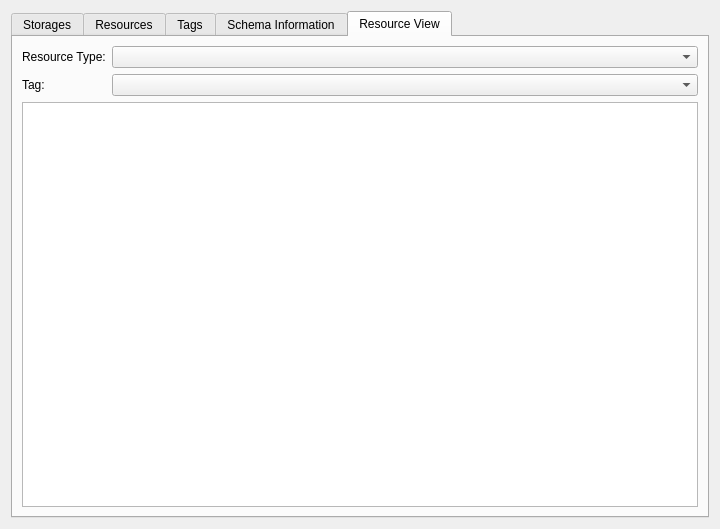
<?xml version="1.0" encoding="UTF-8"?>
<ui version="4.0">
 <author>
    SPDX-FileCopyrightText: none
    SPDX-License-Identifier: GPL-3.0-or-later
  </author>
 <class>WdgDbExplorer</class>
 <widget class="QWidget" name="WdgDbExplorer">
  <property name="minimumSize">
   <size>
    <width>720</width>
    <height>0</height>
   </size>
  </property>
  <layout class="QGridLayout" name="gridLayout">
   <item row="0" column="1">
    <widget class="QTabWidget" name="tabWidget">
     <property name="currentIndex">
      <number>4</number>
     </property>
     <widget class="QWidget" name="tabStorages">
      <attribute name="title">
       <string>Storages</string>
      </attribute>
      <layout class="QVBoxLayout" name="verticalLayout">
       <item>
        <widget class="QTableView" name="tableStorages">
         <attribute name="horizontalHeaderStretchLastSection">
          <bool>true</bool>
         </attribute>
        </widget>
       </item>
      </layout>
     </widget>
     <widget class="QWidget" name="tabResources">
      <attribute name="title">
       <string>Resources</string>
      </attribute>
      <layout class="QFormLayout" name="formLayout_4">
       <item row="0" column="0">
        <widget class="QLabel" name="label">
         <property name="text">
          <string>Resource Type</string>
         </property>
        </widget>
       </item>
       <item row="0" column="1">
        <widget class="QComboBox" name="cmbResourceTypes"/>
       </item>
       <item row="1" column="0" colspan="2">
        <widget class="QTableView" name="tableResources">
         <attribute name="horizontalHeaderStretchLastSection">
          <bool>true</bool>
         </attribute>
        </widget>
       </item>
       <item row="2" column="0" colspan="2">
        <widget class="QWidget" name="wdgResourceData" native="true">
         <layout class="QHBoxLayout" name="horizontalLayout">
          <property name="leftMargin">
           <number>0</number>
          </property>
          <property name="topMargin">
           <number>0</number>
          </property>
          <property name="rightMargin">
           <number>0</number>
          </property>
          <property name="bottomMargin">
           <number>0</number>
          </property>
          <item>
           <widget class="QGroupBox" name="groupBox_2">
            <property name="title">
             <string>Thumbnail</string>
            </property>
            <layout class="QVBoxLayout" name="verticalLayout_2">
             <item>
              <widget class="QLabel" name="lblThumbnail">
               <property name="sizePolicy">
                <sizepolicy hsizetype="Fixed" vsizetype="Fixed">
                 <horstretch>0</horstretch>
                 <verstretch>0</verstretch>
                </sizepolicy>
               </property>
               <property name="minimumSize">
                <size>
                 <width>100</width>
                 <height>100</height>
                </size>
               </property>
               <property name="maximumSize">
                <size>
                 <width>100</width>
                 <height>100</height>
                </size>
               </property>
               <property name="frameShape">
                <enum>QFrame::StyledPanel</enum>
               </property>
               <property name="alignment">
                <set>Qt::AlignCenter</set>
               </property>
              </widget>
             </item>
             <item>
              <spacer name="verticalSpacer">
               <property name="orientation">
                <enum>Qt::Vertical</enum>
               </property>
              </spacer>
             </item>
            </layout>
           </widget>
          </item>
          <item>
           <widget class="QGroupBox" name="groupBox">
            <property name="title">
             <string>Versions</string>
            </property>
            <layout class="QVBoxLayout" name="verticalLayout_6">
             <item>
              <widget class="QTableView" name="tableVersions">
               <attribute name="horizontalHeaderStretchLastSection">
                <bool>true</bool>
               </attribute>
              </widget>
             </item>
            </layout>
           </widget>
          </item>
         </layout>
        </widget>
       </item>
      </layout>
     </widget>
     <widget class="QWidget" name="tabTags">
      <attribute name="title">
       <string>Tags</string>
      </attribute>
      <layout class="QVBoxLayout" name="verticalLayout_4">
       <item>
        <widget class="QTableView" name="tableTags">
         <attribute name="horizontalHeaderStretchLastSection">
          <bool>true</bool>
         </attribute>
        </widget>
       </item>
       <item>
        <widget class="QTableView" name="tableTaggedResources">
         <attribute name="horizontalHeaderStretchLastSection">
          <bool>true</bool>
         </attribute>
        </widget>
       </item>
      </layout>
     </widget>
     <widget class="QWidget" name="tabSchema">
      <attribute name="title">
       <string>Schema Information</string>
      </attribute>
      <layout class="QVBoxLayout" name="verticalLayout_5">
       <item>
        <widget class="QGroupBox" name="groupBox_3">
         <property name="title">
          <string>Initialization</string>
         </property>
         <layout class="QFormLayout" name="formLayout_2">
          <item row="0" column="0">
           <widget class="QLabel" name="label_4">
            <property name="text">
             <string>Database version:</string>
            </property>
           </widget>
          </item>
          <item row="0" column="1">
           <widget class="QLabel" name="lblDatabaseVersion">
            <property name="text">
             <string>TextLabel</string>
            </property>
           </widget>
          </item>
          <item row="1" column="0">
           <widget class="QLabel" name="label_5">
            <property name="text">
             <string>Application version:</string>
            </property>
           </widget>
          </item>
          <item row="1" column="1">
           <widget class="QLabel" name="lblKritaVersion">
            <property name="text">
             <string>TextLabel</string>
            </property>
           </widget>
          </item>
          <item row="2" column="0">
           <widget class="QLabel" name="label_6">
            <property name="text">
             <string>Created:</string>
            </property>
           </widget>
          </item>
          <item row="2" column="1">
           <widget class="QLabel" name="lblCreationDate">
            <property name="text">
             <string>TextLabel</string>
            </property>
           </widget>
          </item>
         </layout>
        </widget>
       </item>
       <item>
        <widget class="QGroupBox" name="grpSchema">
         <property name="title">
          <string>Schema upgrades</string>
         </property>
         <layout class="QVBoxLayout" name="verticalLayout_3">
          <item>
           <widget class="QTableView" name="tableSchema"/>
          </item>
         </layout>
        </widget>
       </item>
      </layout>
     </widget>
     <widget class="QWidget" name="tabResourceView">
      <attribute name="title">
       <string>Resource View</string>
      </attribute>
      <layout class="QFormLayout" name="formLayout_3">
       <item row="0" column="0">
        <widget class="QLabel" name="label_7">
         <property name="text">
          <string>Resource Type:</string>
         </property>
        </widget>
       </item>
       <item row="0" column="1">
        <widget class="KComboBox" name="cmbRvResourceTypes"/>
       </item>
       <item row="1" column="0">
        <widget class="QLabel" name="label_8">
         <property name="text">
          <string>Tag:</string>
         </property>
        </widget>
       </item>
       <item row="1" column="1">
        <widget class="QComboBox" name="cmbRvTags"/>
       </item>
       <item row="2" column="0" colspan="2">
        <widget class="KisResourceItemListView" name="resourceItemView"/>
       </item>
      </layout>
     </widget>
    </widget>
   </item>
  </layout>
 </widget>
 <customwidgets>
  <customwidget>
   <class>KComboBox</class>
   <extends>QComboBox</extends>
   <header location="global">kcombobox.h</header>
  </customwidget>
  <customwidget>
   <class>KisResourceItemListView</class>
   <extends>QListView</extends>
   <header location="global">KisResourceItemListView.h</header>
  </customwidget>
 </customwidgets>
 <resources/>
 <connections/>
</ui>
